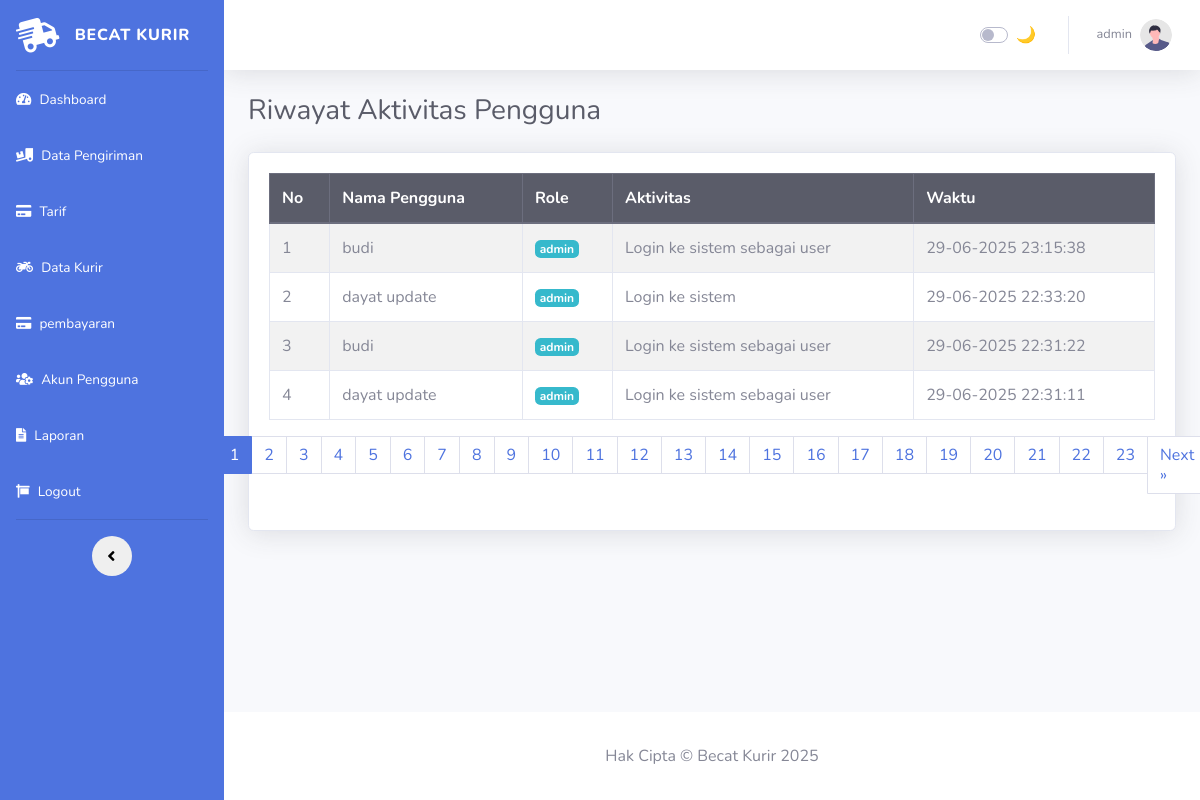
Page /admin-kurir/riwayat.php (signed in) on the committed database.
### tables this page shows
CREATE TABLE `tbl_log_aktivitas` (
  `id_log` int NOT NULL,
  `id_user` int DEFAULT NULL,
  `aktivitas` text,
  `waktu` datetime DEFAULT CURRENT_TIMESTAMP
);

CREATE TABLE `tbl_user` (
  `id_user` int NOT NULL,
  `username` varchar(20) DEFAULT NULL,
  `password` varchar(50) DEFAULT NULL,
  `role` enum('admin','kurir','user') NOT NULL DEFAULT 'user',
  `nama` varchar(30) DEFAULT NULL
);

### admin-kurir/riwayat.php (the view, shortened to what this page needs)
<?php
include 'config/koneksi.php';
$limit = 4;
$page = isset($_GET['page']) && is_numeric($_GET['page']) ? (int) $_GET['page'] : 1;
$offset = ($page - 1) * $limit;
$total_result = mysqli_query($conn, "SELECT COUNT(*) AS total FROM tbl_log_aktivitas");
$total_data = mysqli_fetch_assoc($total_result)['total'];
$total_pages = ceil($total_data / $limit);
$query = mysqli_query($conn, "
    SELECT l.*, u.nama, u.role
    FROM tbl_log_aktivitas l
    JOIN tbl_user u ON u.id_user = l.id_user
    ORDER BY l.waktu DESC
    LIMIT $limit OFFSET $offset
");
$logs = [];
while ($row = mysqli_fetch_assoc($query)) {
    $logs[] = $row;
}
?>
<!DOCTYPE html>
<html lang="id">
<?php include 'head.php'; ?>
<body id="page-top">
<div id="wrapper">
  <?php include 'sidebar.php'; ?>
  <div id="content-wrapper" class="d-flex flex-column">
    <div id="content">
      <?php include 'navbar.php'; ?>
      <div class="container-fluid">
        <h1 class="h3 mb-4 text-gray-800">Riwayat Aktivitas Pengguna</h1>
        <div class="card shadow mb-4">
          <div class="card-body">
            <div class="table-responsive">
              <table class="table table-bordered table-striped">
                <thead class="thead-dark">
                  <tr>
                    <th>No</th>
                    <th>Nama Pengguna</th>
                    <th>Role</th>
                    <th>Aktivitas</th>
                    <th>Waktu</th>
                  </tr>
                </thead>
                <tbody>
                  <?php if (count($logs) > 0): ?>
                    <?php $no = $offset + 1; foreach ($logs as $log): ?>
                      <tr>
                        <td><?= $no++ ?></td>
                        <td><?= htmlspecialchars($log['nama'] ?? '-') ?></td>
                        <td><span class="badge badge-info"><?= htmlspecialchars($log['role'] ?? '-') ?></span></td>
                        <td><?= htmlspecialchars($log['aktivitas'] ?? '-') ?></td>
                        <td><?= isset($log['waktu']) ? date('d-m-Y H:i:s', strtotime($log['waktu'])) : '-' ?></td>
                      </tr>
                    <?php endforeach; ?>
                  <?php else: ?>
                    <tr><td colspan="5" class="text-center text-muted">Belum ada aktivitas yang tercatat.</td></tr>
                  <?php endif; ?>
                </tbody>
              </table>
            </div>
            <nav>
              <ul class="pagination justify-content-center">
                <?php for ($i = 1; $i <= $total_pages; $i++): ?>
                  <li class="page-item <?= $i == $page ? 'active' : '' ?>">
                    <a class="page-link" href="?page=<?= $i ?>"><?= $i ?></a>
                  </li>
                <?php endfor; ?>
                <?php if ($page < $total_pages): ?>
                  <li class="page-item"><a class="page-link" href="?page=<?= $page + 1 ?>">Next &raquo;</a></li>
                <?php endif; ?>
              </ul>
            </nav>
          </div>
        </div>
      </div>
    </div>
    <?php include 'footer.php'; ?>
  </div>
</div>
</body>
</html>

### rows in the picture
tbl_log_aktivitas: id_user.nama "budi", id_user.role "admin", aktivitas "Login ke sistem sebagai user", waktu "29-06-2025 23:15:38"
tbl_log_aktivitas: id_user.nama "dayat update", id_user.role "admin", aktivitas "Login ke sistem", waktu "29-06-2025 22:33:20"
tbl_log_aktivitas: id_user.nama "budi", id_user.role "admin", aktivitas "Login ke sistem sebagai user", waktu "29-06-2025 22:31:22"
tbl_log_aktivitas: id_user.nama "dayat update", id_user.role "admin", aktivitas "Login ke sistem sebagai user", waktu "29-06-2025 22:31:11"

### other values in the picture
$_SESSION['username'] "admin"
